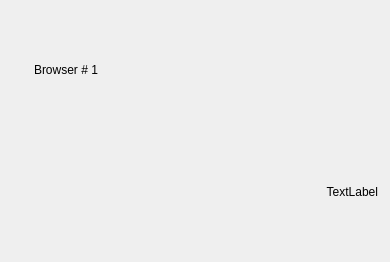
<?xml version="1.0" encoding="UTF-8"?>
<ui version="4.0">
 <class>BrowserListItem</class>
 <widget class="QWidget" name="BrowserListItem">
  <property name="geometry">
   <rect>
    <x>0</x>
    <y>0</y>
    <width>390</width>
    <height>262</height>
   </rect>
  </property>
  <property name="windowTitle">
   <string>Form</string>
  </property>
  <layout class="QVBoxLayout" name="verticalLayout">
   <property name="spacing">
    <number>0</number>
   </property>
   <property name="leftMargin">
    <number>2</number>
   </property>
   <property name="topMargin">
    <number>2</number>
   </property>
   <property name="rightMargin">
    <number>2</number>
   </property>
   <property name="bottomMargin">
    <number>2</number>
   </property>
   <item>
    <widget class="QWidget" name="BorderOut" native="true">
     <layout class="QVBoxLayout" name="verticalLayout_3">
      <property name="spacing">
       <number>0</number>
      </property>
      <property name="leftMargin">
       <number>1</number>
      </property>
      <property name="topMargin">
       <number>1</number>
      </property>
      <property name="rightMargin">
       <number>1</number>
      </property>
      <property name="bottomMargin">
       <number>1</number>
      </property>
      <item>
       <widget class="QWidget" name="BrowserListItemBorder" native="true">
        <layout class="QVBoxLayout" name="verticalLayout_2">
         <item>
          <layout class="QHBoxLayout" name="horizontalLayout">
           <property name="spacing">
            <number>6</number>
           </property>
           <item>
            <widget class="QLabel" name="VisibilityIndicator">
             <property name="minimumSize">
              <size>
               <width>16</width>
               <height>16</height>
              </size>
             </property>
             <property name="maximumSize">
              <size>
               <width>16</width>
               <height>16</height>
              </size>
             </property>
             <property name="text">
              <string/>
             </property>
             <property name="margin">
              <number>0</number>
             </property>
            </widget>
           </item>
           <item>
            <widget class="QLabel" name="BrowserNumber">
             <property name="sizePolicy">
              <sizepolicy hsizetype="Minimum" vsizetype="Preferred">
               <horstretch>0</horstretch>
               <verstretch>0</verstretch>
              </sizepolicy>
             </property>
             <property name="text">
              <string>Browser # 1</string>
             </property>
            </widget>
           </item>
          </layout>
         </item>
         <item>
          <layout class="QHBoxLayout" name="horizontalLayout_2">
           <item>
            <widget class="QLabel" name="ManualControlIndicator">
             <property name="minimumSize">
              <size>
               <width>16</width>
               <height>16</height>
              </size>
             </property>
             <property name="maximumSize">
              <size>
               <width>16</width>
               <height>16</height>
              </size>
             </property>
             <property name="text">
              <string/>
             </property>
            </widget>
           </item>
           <item>
            <widget class="QLabel" name="LabelShowHide">
             <property name="text">
              <string>TextLabel</string>
             </property>
             <property name="alignment">
              <set>Qt::AlignRight|Qt::AlignTrailing|Qt::AlignVCenter</set>
             </property>
            </widget>
           </item>
          </layout>
         </item>
        </layout>
       </widget>
      </item>
     </layout>
    </widget>
   </item>
  </layout>
 </widget>
 <resources/>
 <connections/>
</ui>
